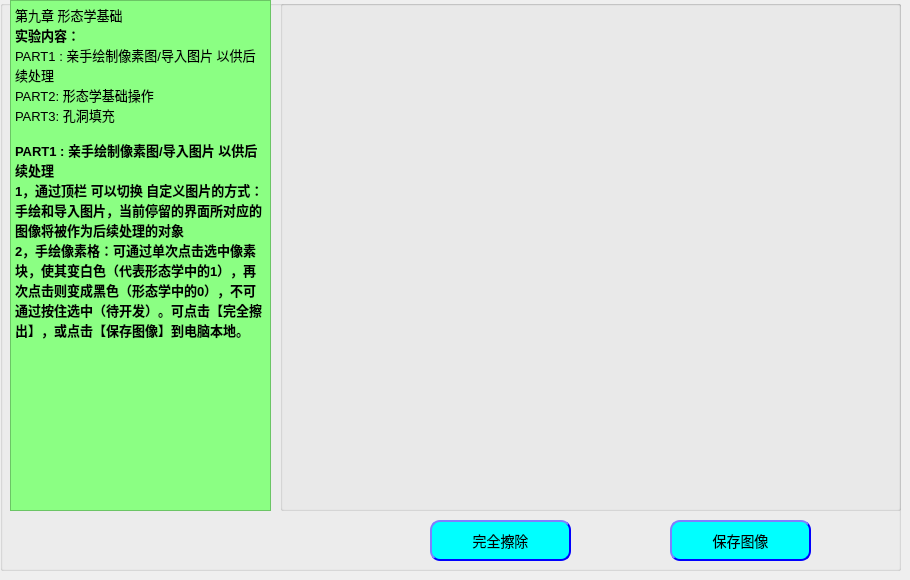
        <widget class="QWidget" name="P12_page">
         <attribute name="title">
          <string>Part 1.2手绘像素格</string>
         </attribute>
         <widget class="QGroupBox" name="groupBox_4">
          <property name="geometry">
           <rect>
            <x>0</x>
            <y>0</y>
            <width>901</width>
            <height>571</height>
           </rect>
          </property>
          <property name="autoFillBackground">
           <bool>true</bool>
          </property>
          <property name="title">
           <string/>
          </property>
          <widget class="QGroupBox" name="P12_pixmap">
           <property name="geometry">
            <rect>
             <x>280</x>
             <y>0</y>
             <width>621</width>
             <height>511</height>
            </rect>
           </property>
           <property name="title">
            <string/>
           </property>
           <widget class="QWidget" name="gridLayoutWidget">
            <property name="geometry">
             <rect>
              <x>0</x>
              <y>0</y>
              <width>611</width>
              <height>511</height>
             </rect>
            </property>
            <layout class="QGridLayout" name="GL_PM_P12"/>
           </widget>
          </widget>
          <widget class="QTextBrowser" name="textBrowser_3">
           <property name="geometry">
            <rect>
             <x>10</x>
             <y>0</y>
             <width>261</width>
             <height>511</height>
            </rect>
           </property>
           <property name="styleSheet">
            <string notr="true">

color: rgb(0, 0, 0);
background-color: rgb(139, 255, 131);</string>
           </property>
           <property name="html">
            <string>&lt;!DOCTYPE HTML PUBLIC &quot;-//W3C//DTD HTML 4.0//EN&quot; &quot;http://www.w3.org/TR/REC-html40/strict.dtd&quot;&gt;
&lt;html&gt;&lt;head&gt;&lt;meta name=&quot;qrichtext&quot; content=&quot;1&quot; /&gt;&lt;style type=&quot;text/css&quot;&gt;
p, li { white-space: pre-wrap; }
&lt;/style&gt;&lt;/head&gt;&lt;body style=&quot; font-family:'SimSun'; font-size:9pt; font-weight:400; font-style:normal;&quot;&gt;
&lt;p style=&quot; margin-top:0px; margin-bottom:0px; margin-left:0px; margin-right:0px; -qt-block-indent:0; text-indent:0px;&quot;&gt;&lt;span style=&quot; font-family:'Roman'; font-size:10pt;&quot;&gt;第九章 形态学基础&lt;/span&gt;&lt;/p&gt;
&lt;p style=&quot; margin-top:0px; margin-bottom:0px; margin-left:0px; margin-right:0px; -qt-block-indent:0; text-indent:0px;&quot;&gt;&lt;span style=&quot; font-family:'Roman'; font-size:10pt; font-weight:600;&quot;&gt;实验内容：&lt;/span&gt;&lt;/p&gt;
&lt;p style=&quot; margin-top:0px; margin-bottom:0px; margin-left:0px; margin-right:0px; -qt-block-indent:0; text-indent:0px;&quot;&gt;&lt;span style=&quot; font-family:'Roman'; font-size:10pt;&quot;&gt;PART1 : 亲手绘制像素图/导入图片 以供后续处理&lt;/span&gt;&lt;/p&gt;
&lt;p style=&quot; margin-top:0px; margin-bottom:0px; margin-left:0px; margin-right:0px; -qt-block-indent:0; text-indent:0px;&quot;&gt;&lt;span style=&quot; font-family:'Roman'; font-size:10pt;&quot;&gt;PART2: 形态学基础操作&lt;/span&gt;&lt;/p&gt;
&lt;p style=&quot; margin-top:0px; margin-bottom:0px; margin-left:0px; margin-right:0px; -qt-block-indent:0; text-indent:0px;&quot;&gt;&lt;span style=&quot; font-family:'Roman'; font-size:10pt;&quot;&gt;PART3: 孔洞填充&lt;/span&gt;&lt;/p&gt;
&lt;p style=&quot;-qt-paragraph-type:empty; margin-top:0px; margin-bottom:0px; margin-left:0px; margin-right:0px; -qt-block-indent:0; text-indent:0px; font-family:'Roman'; font-size:10pt;&quot;&gt;&lt;br /&gt;&lt;/p&gt;
&lt;p style=&quot; margin-top:0px; margin-bottom:0px; margin-left:0px; margin-right:0px; -qt-block-indent:0; text-indent:0px;&quot;&gt;&lt;span style=&quot; font-family:'Roman'; font-size:10pt; font-weight:600;&quot;&gt;PART1 : 亲手绘制像素图/导入图片 以供后续处理&lt;/span&gt;&lt;/p&gt;
&lt;p style=&quot; margin-top:0px; margin-bottom:0px; margin-left:0px; margin-right:0px; -qt-block-indent:0; text-indent:0px;&quot;&gt;&lt;span style=&quot; font-family:'Roman'; font-size:10pt; font-weight:600;&quot;&gt;1，通过顶栏 可以切换 自定义图片的方式：手绘和导入图片，当前停留的界面所对应的图像将被作为后续处理的对象&lt;/span&gt;&lt;/p&gt;
&lt;p style=&quot; margin-top:0px; margin-bottom:0px; margin-left:0px; margin-right:0px; -qt-block-indent:0; text-indent:0px;&quot;&gt;&lt;span style=&quot; font-family:'Roman'; font-size:10pt; font-weight:600;&quot;&gt;2，手绘像素格：可通过单次点击选中像素块，使其变白色（代表形态学中的1），再次点击则变成黑色（形态学中的0），不可通过按住选中（待开发）。可点击【完全擦出】，或点击【保存图像】到电脑本地。&lt;/span&gt;&lt;/p&gt;
&lt;p style=&quot;-qt-paragraph-type:empty; margin-top:0px; margin-bottom:0px; margin-left:0px; margin-right:0px; -qt-block-indent:0; text-indent:0px; font-family:'Roman'; font-size:10pt; font-weight:600;&quot;&gt;&lt;br /&gt;&lt;/p&gt;
&lt;p style=&quot;-qt-paragraph-type:empty; margin-top:0px; margin-bottom:0px; margin-left:0px; margin-right:0px; -qt-block-indent:0; text-indent:0px; font-family:'Roman'; font-size:10pt; font-weight:600;&quot;&gt;&lt;br /&gt;&lt;/p&gt;&lt;/body&gt;&lt;/html&gt;</string>
           </property>
          </widget>
          <widget class="QToolButton" name="P12savepicture">
           <property name="enabled">
            <bool>true</bool>
           </property>
           <property name="geometry">
            <rect>
             <x>670</x>
             <y>520</y>
             <width>141</width>
             <height>41</height>
            </rect>
           </property>
           <property name="sizePolicy">
            <sizepolicy hsizetype="Preferred" vsizetype="Preferred">
             <horstretch>0</horstretch>
             <verstretch>0</verstretch>
            </sizepolicy>
           </property>
           <property name="minimumSize">
            <size>
             <width>81</width>
             <height>21</height>
            </size>
           </property>
           <property name="styleSheet">
            <string notr="true">

QToolButton
                     {text-align : center;
                     background-color : rgb(0, 255, 255);
                     font: bold;
                     border-color: blue;
                     border-width: 2px;
                     border-radius: 10px;
                     padding: 6px;
                     height : 14px;
                     border-style: outset;
                     font : 14px;}
                     QToolButton:hover
                     {text-align : center;
                     color : red;
                     font: bold;
                     border-color: gray;
                     border-width: 2px;
                     border-radius: 10px;
                     padding: 6px;
                     height : 14px;
                     border-style: outset;
                     font : 14px;}

</string>
           </property>
           <property name="text">
            <string>保存图像</string>
           </property>
          </widget>
          <widget class="QToolButton" name="Bt_p1clear">
           <property name="enabled">
            <bool>true</bool>
           </property>
           <property name="geometry">
            <rect>
             <x>430</x>
             <y>520</y>
             <width>141</width>
             <height>41</height>
            </rect>
           </property>
           <property name="sizePolicy">
            <sizepolicy hsizetype="Preferred" vsizetype="Preferred">
             <horstretch>0</horstretch>
             <verstretch>0</verstretch>
            </sizepolicy>
           </property>
           <property name="minimumSize">
            <size>
             <width>81</width>
             <height>21</height>
            </size>
           </property>
           <property name="autoFillBackground">
            <bool>false</bool>
           </property>
           <property name="styleSheet">
            <string notr="true">

QToolButton
                     {text-align : center;
                     background-color : rgb(0, 255, 255);
                     font: bold;
                     border-color: blue;
                     border-width: 2px;
                     border-radius: 10px;
                     padding: 6px;
                     height : 14px;
                     border-style: outset;
                     font : 14px;}
                     QToolButton:hover
                     {text-align : center;
                     color : red;
                     font: bold;
                     border-color: gray;
                     border-width: 2px;
                     border-radius: 10px;
                     padding: 6px;
                     height : 14px;
                     border-style: outset;
                     font : 14px;}

</string>
           </property>
           <property name="text">
            <string>完全擦除</string>
           </property>
           <property name="toolButtonStyle">
            <enum>Qt::ToolButtonTextOnly</enum>
           </property>
           <property name="autoRaise">
            <bool>false</bool>
           </property>
          </widget>
         </widget>
        </widget>
